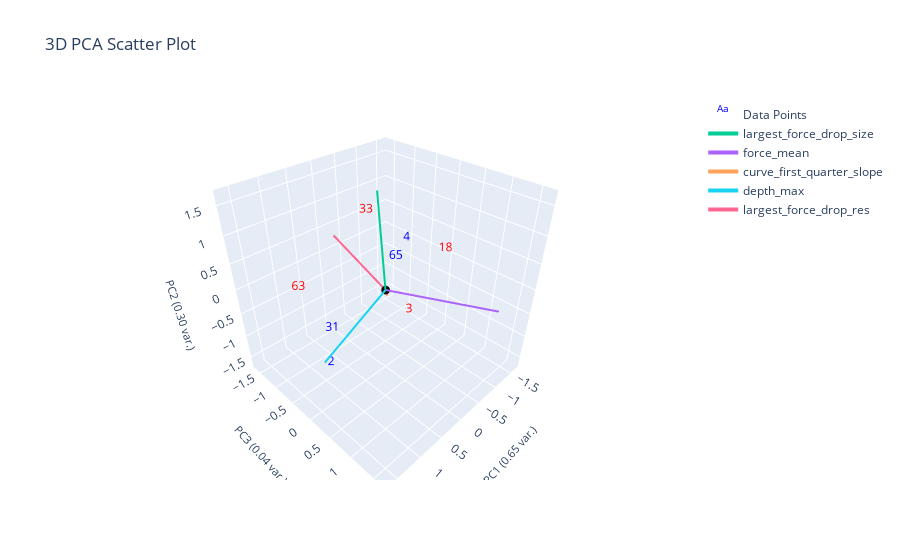

Here is the notebook cell this chart was saved with:
### Markdown cell above
# White

### Code cell
from sklearn.neighbors import NearestCentroid

ylabel_name = "color"
popcorn_data_features = data_features[data_features['popcorn'].notna()].copy()
white_data_features = popcorn_data_features[popcorn_data_features['popcorn'] == True]
white_data_features['white_label'] = white_data_features['color'].map({'dark': 0, np.nan: 0, 'white': 1})
print(white_data_features[['popcorn', 'color', 'white_label']])
popcorn = plotting.extract_numerical_features(data_features).values

plotting.plot_cluster_subplots(
                            white_data_features['white_label'], 
                            curve_data, 
                            filename_list,
                            title='White',
                            cluster_category_names=[f"No {'White'}", f"Yes {'White'}"], 
                            )
plotting.plot_pca(white_data_features, white_data_features['white_label'], 3, "", ylabel_name)

### Figure 1 — Plotly figure (JSON) as saved in the notebook; plotly's stock layout.template omitted (floating-point values rounded to 4 significant figures)
{"data": [{"mode": "text", "name": "Data Points", "text": ["2", "3", "4", "18", "31", "33", "34", "63", "65"], "textfont": {"color": ["blue", "red", "blue", "red", "blue", "red", "red", "red", "blue"], "size": 12}, "type": "scatter3d", "x": [1.342, -0.8243, -0.6841, -0.7937, 1.115, -0.01231, -1.739, 1.722, -0.1256], "y": [0.1263, -0.1857, -0.1782, 0.5816, -0.1004, -0.4493, 0.009687, 0.08931, 0.1068], "z": [-0.9471, -1.321, 0.3556, 0.4225, -0.5154, 1.026, -0.09639, 0.7117, 0.3637]}, {"marker": {"color": "black", "size": 3}, "mode": "markers", "name": "Origin", "showlegend": false, "type": "scatter3d", "x": [0], "y": [0], "z": [0]}, {"line": {"width": 4}, "mode": "lines+text", "name": "largest_force_drop_size", "textposition": "top center", "type": "scatter3d", "x": [0, 0.2589], "y": [0, -0.2249], "z": [0, 4.953]}, {"line": {"width": 4}, "mode": "lines+text", "name": "force_mean", "textposition": "top center", "type": "scatter3d", "x": [0, -1.657], "y": [0, 4.518], "z": [0, 0.4097]}, {"line": {"width": 4}, "mode": "lines+text", "name": "curve_first_quarter_slope", "textposition": "top center", "type": "scatter3d", "x": [0, -0.2304], "y": [0, -0.1851], "z": [0, -0.3313]}, {"line": {"width": 4}, "mode": "lines+text", "name": "depth_max", "textposition": "top center", "type": "scatter3d", "x": [0, 4.703], "y": [0, 1.555], "z": [0, -0.1334]}, {"line": {"width": 4}, "mode": "lines+text", "name": "largest_force_drop_res", "textposition": "top center", "type": "scatter3d", "x": [0, -0.1289], "y": [0, -1.444], "z": [0, 0.4094]}], "layout": {"autosize": true, "scene": {"aspectmode": "cube", "xaxis": {"range": [-1.739, 1.739], "title": {"font": {"size": 11}, "text": "PC1 (0.65 var.)"}}, "yaxis": {"range": [-1.739, 1.739], "title": {"font": {"size": 11}, "text": "PC3 (0.04 var.)"}}, "zaxis": {"range": [-1.739, 1.739], "title": {"font": {"size": 11}, "text": "PC2 (0.30 var.)"}}}, "title": {"text": "3D PCA Scatter Plot"}}}
